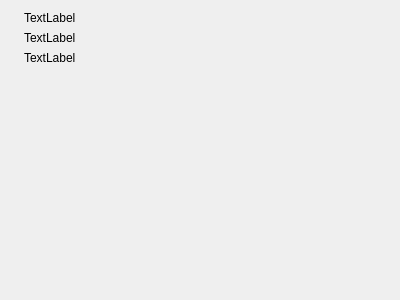
<?xml version="1.0" encoding="UTF-8"?>
<ui version="4.0">
 <class>GeneratorWgt</class>
 <widget class="BaseWgt" name="GeneratorWgt">
  <property name="geometry">
   <rect>
    <x>0</x>
    <y>0</y>
    <width>400</width>
    <height>300</height>
   </rect>
  </property>
  <property name="contextMenuPolicy">
   <enum>Qt::CustomContextMenu</enum>
  </property>
  <property name="windowTitle">
   <string>Form</string>
  </property>
  <layout class="QFormLayout" name="formLayout">
   <item row="0" column="0">
    <widget class="QLabel" name="lbl_rnd_int">
     <property name="text">
      <string/>
     </property>
    </widget>
   </item>
   <item row="2" column="0">
    <widget class="QLabel" name="lbl_rnd_qstr">
     <property name="text">
      <string/>
     </property>
    </widget>
   </item>
   <item row="1" column="0">
    <widget class="QLabel" name="lbl_rnd_double">
     <property name="text">
      <string/>
     </property>
    </widget>
   </item>
   <item row="0" column="1">
    <widget class="QLabel" name="int_lbl">
     <property name="text">
      <string>TextLabel</string>
     </property>
    </widget>
   </item>
   <item row="1" column="1">
    <widget class="QLabel" name="double_lbl">
     <property name="text">
      <string>TextLabel</string>
     </property>
    </widget>
   </item>
   <item row="2" column="1">
    <widget class="QLabel" name="qstr_lbl">
     <property name="text">
      <string>TextLabel</string>
     </property>
    </widget>
   </item>
  </layout>
  <action name="actionUpdate_timer">
   <property name="icon">
    <iconset resource="resources.qrc">
     <normaloff>:/whether/imgs/timer.png</normaloff>:/whether/imgs/timer.png</iconset>
   </property>
   <property name="text">
    <string>Update timer</string>
   </property>
   <property name="menuRole">
    <enum>QAction::NoRole</enum>
   </property>
  </action>
 </widget>
 <customwidgets>
  <customwidget>
   <class>BaseWgt</class>
   <extends>QWidget</extends>
   <header>BaseWgt/BaseWgt.h</header>
   <container>1</container>
  </customwidget>
 </customwidgets>
 <resources>
  <include location="resources.qrc"/>
 </resources>
 <connections/>
</ui>
